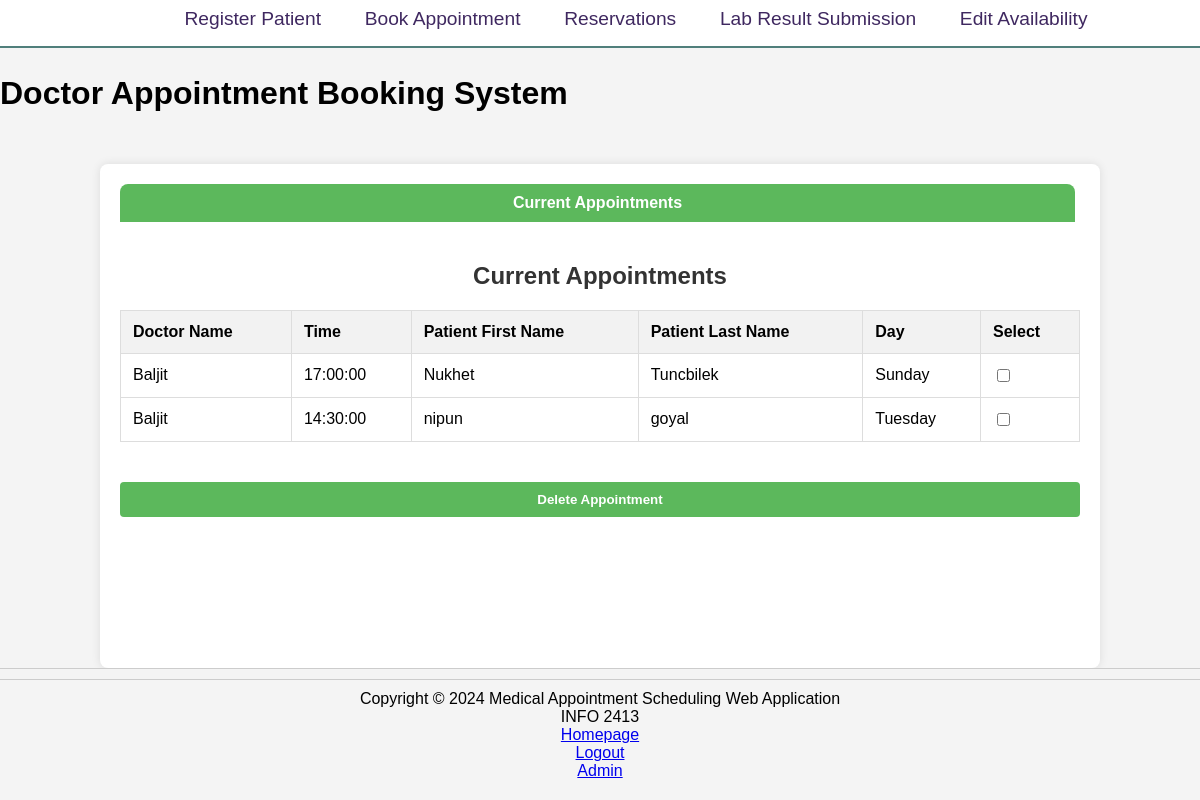
The page /employee/show_all_appointments.php (signed in) on the database its author committed.
### tables this page shows
CREATE TABLE `availability` (
  `aptNumber` int(11) NOT NULL,
  `Status` varchar(100) NOT NULL,
  `Time` time NOT NULL,
  `Day` text NOT NULL,
  `medicalLicence` int(11) DEFAULT NULL,
  `healthNo` int(11) DEFAULT NULL
);

CREATE TABLE `doctors` (
  `medicalLicence` int(11) NOT NULL,
  `doctorName` text NOT NULL,
  `email` text NOT NULL,
  `phoneNo` int(11) NOT NULL,
  `address` text NOT NULL,
  `specialization` text NOT NULL
);

CREATE TABLE `registration` (
  `fname` varchar(200) NOT NULL,
  `lname` varchar(200) NOT NULL,
  `healthNo` int(7) NOT NULL,
  `email` text NOT NULL,
  `phoneNo` int(10) NOT NULL,
  `address` text NOT NULL,
  `gender` varchar(100) NOT NULL
);

### employee/show_all_appointments.php (the view, shortened to what this page needs)
<?php
$con = new mysqli('localhost', 'root', '', 'project_final');
?>
<?php include 'header.php'; ?>
<div class="container">
    <div class="tabs">
        <div class="tab active" data-target="appointments">Current Appointments</div>
    </div>
    <div class="tab-content active" id="appointments">
        <h2>Current Appointments</h2>
        <form action="show_all_appointments.php" method="post">
            <table>
                <tr>
                    <th>Doctor Name</th>
                    <th>Time</th>
                    <th>Patient First Name</th>
                    <th>Patient Last Name</th>
                    <th>Day</th>
                    <th>Select</th>
                </tr>
                <?php
                $query2 = "SELECT Time, Day, doctors.doctorName, registration.lname, registration.fname
                           FROM Availability
                           INNER JOIN doctors ON Availability.medicalLicence = doctors.medicalLicence
                           INNER JOIN registration ON Availability.healthNo = registration.healthNo
                           WHERE Status = 'Reserved'";
                $statement = mysqli_query($con, $query2);
                $count = 0;
                while ($row = $statement->fetch_assoc()) {
                    echo "<tr>";
                    echo "<td>" . $row['doctorName'] . "</td>";
                    echo "<td>" . $row['Time'] . "</td>";
                    echo "<td>" . $row['fname'] . "</td>";
                    echo "<td>" . $row['lname'] . "</td>";
                    echo "<td>" . $row['Day'] . "</td>";
                    echo "<td><input type='checkbox' name='check' value='$count'></td>";
                    echo "</tr>";
                    $count++;
                }
                ?>
            </table>
            <input name='book' type='submit' value='Delete Appointment'>
        </form>
    </div>
</div>
<footer><?php include 'footer.php'; ?></footer>

### style.css (style rules this page uses)
body { font-family: Arial, sans-serif; background-color: #f4f4f4; margin: 0; padding: 0; min-height: 100vh; display: flex; flex-direction: column; }
.container { width: 80%; margin: auto; background: white; padding: 20px; box-shadow: 0 0 10px rgba(0, 0, 0, 0.1); margin-top: 30px; border-radius: 8px; flex-grow: 1; display: flex; flex-direction: column; }
footer { text-align: center; padding: 10px 0; background: #f4f4f4; border-top: 1px solid #ccc; }
table { border-collapse: separate; border-spacing: 50px 0; }
td { padding: 20px; }
table, th, td { border: 2px solid black; }

### employee/show_all_appointments.php (style rules this page uses)
body { font-family: Arial, sans-serif; background-color: #f4f4f4; margin: 0; padding: 0; min-height: 100vh; display: flex; flex-direction: column; }
.container { width: 80%; margin: auto; background: white; padding: 20px; box-shadow: 0 0 10px rgba(0, 0, 0, 0.1); margin-top: 30px; border-radius: 8px; flex-grow: 1; display: flex; flex-direction: column; }
.tabs { display: flex; cursor: pointer; margin-bottom: 20px; }
.tab { flex: 1; padding: 10px; text-align: center; background: #eee; border-radius: 8px 8px 0 0; margin-right: 5px; font-weight: bold; }
.tab.active { background: #5cb85c; color: white; }
.tab-content { display: none; }
.tab-content.active { display: block; }
h2 { text-align: center; color: #333; margin-bottom: 20px; }
form { display: flex; flex-direction: column; }
table { width: 100%; border-collapse: collapse; margin-bottom: 20px; }
table, th, td { border: 1px solid #ddd; }
th, td { padding: 12px; text-align: left; }
th { background-color: #f2f2f2; }
input[type="submit"], .back_btn { padding: 10px; background: #5cb85c; border: 0; border-radius: 4px; color: white; font-weight: bold; cursor: pointer; width: 100%; margin-top: 20px; text-align: center; text-decoration: none; display: inline-block; }
footer { text-align: center; padding: 10px 0; background: #f4f4f4; border-top: 1px solid #ccc; }

### rows shown on the page
availability: medicalLicence.doctorName "Baljit", Time "17:00:00", healthNo.fname "Nukhet", healthNo.lname "Tuncbilek", Day "Sunday"
availability: medicalLicence.doctorName "Baljit", Time "14:30:00", healthNo.fname "nipun", healthNo.lname "goyal", Day "Tuesday"
